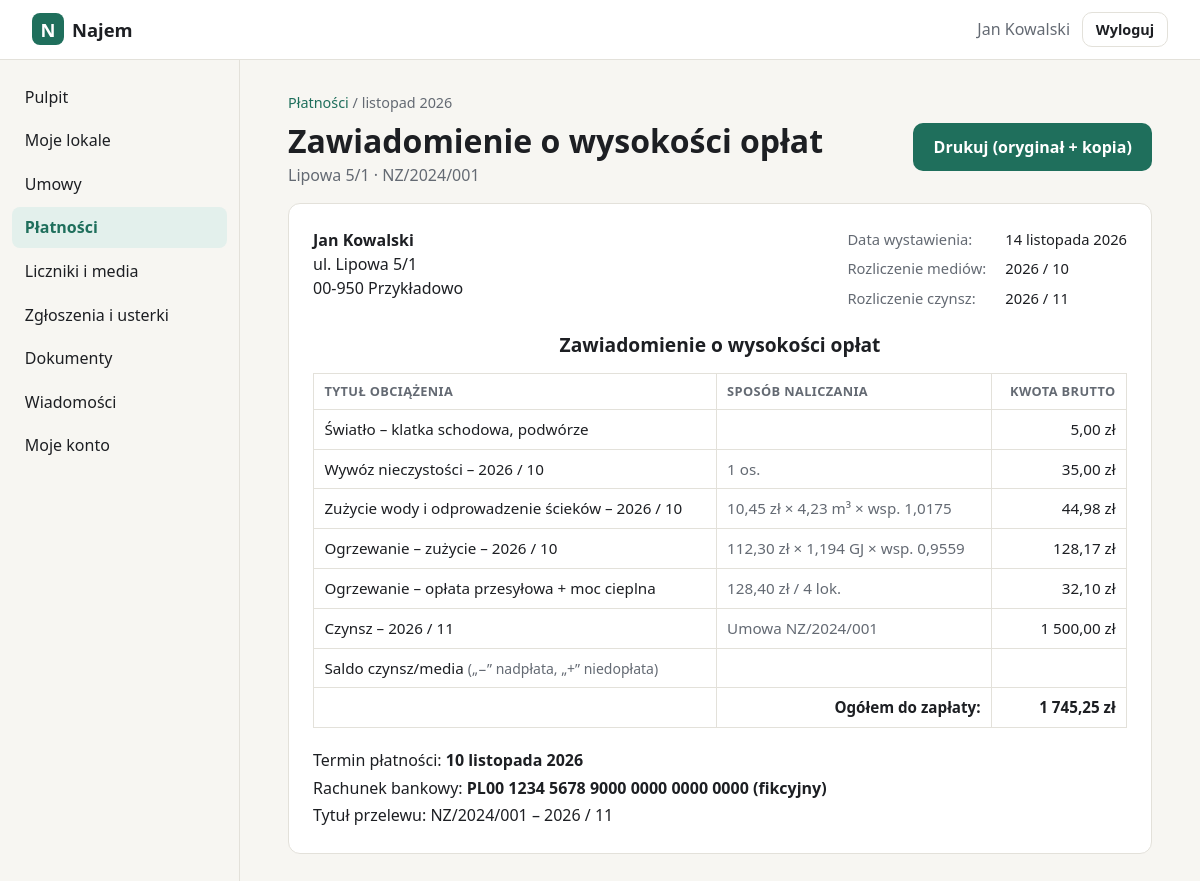
The app's page /panel/platnosci/22 (signed in) with its own data.
### tables this page shows
CREATE TABLE users (
    id            INTEGER PRIMARY KEY AUTOINCREMENT,
    login         TEXT NOT NULL UNIQUE COLLATE NOCASE,
    password_hash TEXT NOT NULL,
    full_name     TEXT,
    role          TEXT NOT NULL DEFAULT 'klient',
    created_at    TEXT NOT NULL DEFAULT (datetime('now')),
    last_login_at TEXT
, email TEXT, telefon TEXT, aktywny INTEGER NOT NULL DEFAULT 1);

CREATE TABLE naliczenia (
    id               INTEGER PRIMARY KEY AUTOINCREMENT,
    umowa_id         INTEGER NOT NULL REFERENCES umowy(id),
    okres_czynsz     TEXT NOT NULL,
    okres_media      TEXT NOT NULL,
    data_wystawienia TEXT NOT NULL,
    termin           TEXT,
    suma_pozycji     INTEGER NOT NULL,
    saldo            INTEGER NOT NULL DEFAULT 0,   -- + niedopłata, − nadpłata
    do_zaplaty       INTEGER NOT NULL,
    created_at       TEXT NOT NULL DEFAULT (datetime('now')),
    UNIQUE (umowa_id, okres_czynsz)
);

CREATE TABLE lokale (
    id          INTEGER PRIMARY KEY AUTOINCREMENT,
    nazwa       TEXT NOT NULL,
    ulica       TEXT NOT NULL,          -- ulica z numerem budynku
    nr_lokalu   TEXT,
    kod         TEXT NOT NULL,
    miasto      TEXT NOT NULL,
    rodzaj      TEXT NOT NULL DEFAULT 'mieszkanie',
    powierzchnia REAL,                  -- m²
    pokoje      INTEGER,
    pietro      TEXT,
    opis        TEXT,
    wyposazenie TEXT,                   -- pozycje rozdzielone nową linią
    created_at  TEXT NOT NULL DEFAULT (datetime('now'))
, nr_wodomierza TEXT, nr_cieplomierza TEXT, budynek_id INTEGER REFERENCES budynki(id));

CREATE TABLE umowy (
    id                INTEGER PRIMARY KEY AUTOINCREMENT,
    numer             TEXT NOT NULL UNIQUE,
    lokal_id          INTEGER NOT NULL REFERENCES lokale(id),
    najemca_id        INTEGER NOT NULL REFERENCES users(id),
    rodzaj            TEXT NOT NULL DEFAULT 'najem okazjonalny',
    data_zawarcia     TEXT NOT NULL,
    data_od           TEXT NOT NULL,
    data_do           TEXT,             -- NULL = czas nieokreślony
    czynsz            INTEGER NOT NULL,
    oplaty            INTEGER NOT NULL DEFAULT 0,  -- opłaty eksploatacyjne / zaliczki
    kaucja            INTEGER NOT NULL DEFAULT 0,
    dzien_platnosci   INTEGER NOT NULL DEFAULT 10,
    wypowiedzenie     TEXT,             -- np. '1 miesiąc'
    rozwiazana_dnia   TEXT,             -- wcześniejsze zakończenie
    uwagi             TEXT,
    created_at        TEXT NOT NULL DEFAULT (datetime('now'))
, liczba_osob INTEGER NOT NULL DEFAULT 1);

CREATE TABLE naliczenia_pozycje (
    id            INTEGER PRIMARY KEY AUTOINCREMENT,
    naliczenie_id INTEGER NOT NULL REFERENCES naliczenia(id) ON DELETE CASCADE,
    lp            INTEGER NOT NULL,
    tytul         TEXT NOT NULL,
    sposob        TEXT,
    kwota         INTEGER NOT NULL
);

CREATE TABLE ustawienia (
    klucz   TEXT PRIMARY KEY,
    wartosc TEXT
);

### rozliczenia.py (the view)
@app.get("/panel/platnosci/<int:nid>")
@login_required
def platnosc(nid):
    n, u, poz = zawiadomienie_dane(nid)
    if u["najemca_id"] != g.user["id"]:
        abort(404)
    return render_template("zawiadomienie.html", base_tpl="panel.html", active="platnosci",
                           u=u, n=n, pozycje=poz, uwagi=[], podglad=False, rachunek=rachunek_umowy(u),
                           wstecz=url_for("platnosci"))

### app.py (called while the page is built)
def get_db() -> sqlite3.Connection:
    if "db" not in g:
        g.db = sqlite3.connect(DB_PATH)
        g.db.row_factory = sqlite3.Row
        g.db.execute("PRAGMA foreign_keys = ON")
    return g.db

def csrf_token() -> str:
    if "_csrf" not in session:
        session["_csrf"] = secrets.token_urlsafe(32)
    return session["_csrf"]

def static_v(filename):
    try:
        v = int((BASE / "static" / filename).stat().st_mtime)
    except OSError:
        v = 0
    return url_for("static", filename=filename, v=v)

def login_required(view):
    @wraps(view)
    def wrapped(*a, **kw):
        if g.user is None:
            return redirect(url_for("login", next=request.path))
        if g.user["role"] == "zarzadca":
            return redirect(url_for("zarzadca.pulpit"))
        return view(*a, **kw)
    return wrapped

@app.before_request
def load_user():
    g.user = None
    uid = session.get("user_id")
    if uid:
        g.user = get_db().execute(
            "SELECT id, login, full_name, role FROM users WHERE id=? AND aktywny=1", (uid,)
        ).fetchone()
        if g.user is None:
            session.clear()

@app.context_processor
def inject():
    return {"menu": MENU, "user": g.get("user")}

@app.template_filter("zl")
def fmt_zl(grosze):
    if grosze is None:
        return "—"
    zl, gr = divmod(int(grosze), 100)
    return f"{zl:,}".replace(",", " ") + f",{gr:02d} zł"

@app.template_filter("data")
def fmt_data(iso):
    if not iso:
        return "—"
    d = date.fromisoformat(iso[:10])
    return f"{d.day} {MIESIACE[d.month - 1]} {d.year}"

### pomiary.py (called while the page is built)
@app.context_processor
def _ctx_najemca():
    if request.endpoint != "media" or g.get("user") is None:
        return {}
    od, do = nastepne_okno()
    return {"lokale_odczyt": lokale_najemcy(g.user["id"]), "moje_pomiary": moje_pomiary(g.user["id"]),
            "dzis": date.today().isoformat(), "okno_od": od.isoformat(), "okno_do": do.isoformat(),
            "w_oknie_dzis": od <= date.today() <= do}

### rozliczenia.py (called while the page is built)
@app.template_filter("okres")
def fmt_okres(o):
    if not o:
        return "—"
    return f"{MIESIACE_M[int(o[5:7]) - 1]} {o[:4]}"

def krotko(o):
    return f"{o[:4]} / {o[5:7]}"

@app.context_processor
def _ctx_dzis():
    return {"today": date.today().isoformat()}

def budynek(bid):
    return None if bid is None else get_db().execute("SELECT * FROM budynki WHERE id=?", (bid,)).fetchone()

def rachunek_umowy(u):
    return stawki(budynek_lokalu(u["lokal_id"]))["rachunek"]

### templates/zawiadomienie.html (shortened to what this page needs)
{% extends base_tpl %}
{% from "admin/_form.html" import csrf, delete_button %}
{% from "_kwit.html" import kartka %}
{% block content %}
<nav class="crumbs no-print"><a href="{{ wstecz }}">{{ 'Rozliczenia' if base_tpl.startswith('admin') else 'Płatności' }}</a> / {{ n.okres_czynsz|okres }}</nav>
<div class="page-head no-print">
  <div>
    <h1>{% if podglad %}Podgląd zawiadomienia{% else %}Zawiadomienie o wysokości opłat{% endif %}</h1>
    <p class="muted">{{ u.lokal_nazwa }} · {{ u.numer }}</p>
  </div>
  <div class="actions">
    {% if podglad %}
      <form method="post" action="{{ url_for('zarzadca.rozliczenia_wystaw') }}" class="inline">
        {{ csrf() }}<input type="hidden" name="okres" value="{{ n.okres_czynsz }}"><input type="hidden" name="umowa_id" value="{{ u.id }}">
        <button class="btn btn-primary" type="submit">Wystaw</button>
      </form>
    {% else %}
      <button class="btn btn-primary" type="button" onclick="window.print()">Drukuj (oryginał + kopia)</button>
    {% endif %}
  </div>
</div>
{{ kartka(u, n, pozycje, rachunek, podglad) }}
{% endblock %}

### templates/panel.html (shortened to what this page needs)
{% extends "base.html" %}
{% block body_class %}app-page{% endblock %}
{% block body %}
<header class="appbar">
  <a class="brand" href="{% block home_url %}{{ url_for('panel') }}{% endblock %}"><span class="logo">N</span> Najem{% block brand_suffix %}{% endblock %}</a>
  <div class="who">
    <span class="muted">{{ user.full_name or user.login }}</span>
    <form method="post" action="{{ url_for('logout') }}">
      <button class="btn btn-ghost btn-sm" type="submit">Wyloguj</button>
    </form>
  </div>
</header>
<div class="layout">
  <nav class="sidebar" aria-label="Menu główne">
    <ul>
    {% block nav %}
    {% for key, label, _ in menu %}
      <li><a href="{{ url_for('section', key=key) }}" {% if key == active %}aria-current="page"{% endif %}>{{ label }}</a></li>
    {% endfor %}
    {% endblock %}
    </ul>
  </nav>
  <main class="content">
    {% block content %}{% endblock %}
  </main>
</div>
{% endblock %}

### templates/_kwit.html (shortened to what this page needs)
{% macro kwit(u, n, pozycje, rachunek, podglad=False, egz='') -%}
<article class="notice{% if egz == 'Kopia' %} notice-copy print-only{% endif %}">
  <header class="notice-head">
    <div>
      <strong>{{ u.najemca_nazwa or u.najemca_login }}</strong><br>
      {{ u.ulica }}{% if u.nr_lokalu %}/{{ u.nr_lokalu }}{% endif %}<br>
      {{ u.kod }} {{ u.miasto }}
    </div>
    <dl class="kv notice-meta">
      <dt>{{ 'Data podglądu' if podglad else 'Data wystawienia' }}:</dt><dd>{{ (n.data_wystawienia if not podglad else today)|data }}</dd>
      <dt>Rozliczenie mediów:</dt><dd>{{ krotko(n.okres_media) }}</dd>
      <dt>Rozliczenie czynsz:</dt><dd>{{ krotko(n.okres_czynsz) }}</dd>
    </dl>
  </header>
  <h2 class="notice-title">Zawiadomienie o wysokości opłat</h2>
  <table class="notice-table">
    <thead><tr><th>Tytuł obciążenia</th><th>Sposób naliczania</th><th class="num">Kwota brutto</th></tr></thead>
    <tbody>
      {% for p in pozycje %}
      <tr><td>{{ p.tytul }}</td><td class="muted">{{ p.sposob or '' }}</td><td class="num">{{ p.kwota|zl }}</td></tr>
      {% endfor %}
      <tr><td>Saldo czynsz/media <span class="muted small">(„−” nadpłata, „+” niedopłata)</span></td><td></td>
          <td class="num">{{ n.saldo|zl if n.saldo else '' }}</td></tr>
    </tbody>
    <tfoot><tr><td></td><th>Ogółem do zapłaty:</th><td class="num"><strong>{{ n.do_zaplaty|zl }}</strong></td></tr></tfoot>
  </table>
  <p class="notice-foot">
    {% if n.termin %}Termin płatności: <strong>{{ n.termin|data }}</strong><br>{% endif %}
    {% if rachunek %}Rachunek bankowy: <strong>{{ rachunek }}</strong><br>{% endif %}
    Tytuł przelewu: {{ u.numer }} – {{ krotko(n.okres_czynsz) }}
  </p>
</article>
{%- endmacro %}
{% macro kartka(u, n, pozycje, rachunek, podglad=False) -%}
<div class="sheet">
  {{ kwit(u, n, pozycje, rachunek, podglad, 'Oryginał') }}
</div>
{%- endmacro %}

### static/style.css (style rules this page uses)
:root { --bg: #f7f6f2; --surface: #ffffff; --text: #1d1f23; --muted: #646a73; --line: #e3e1da; --accent: #1f6f5c; --accent-ink: #ffffff; --accent-soft: #e3f0ec; --danger: #b3261e; --danger-soft: #fbe9e7; --radius: 12px; color-scheme: light; }
* { box-sizing: border-box; }
html, body { margin: 0; }
body { background: var(--bg); color: var(--text); font: 16px/1.5 system-ui, -apple-system, "Segoe UI", Roboto, sans-serif; min-height: 100vh; }
a { color: var(--accent); }
h1 { line-height: 1.15; margin: 0 0 .4em; }
.muted { color: var(--muted); }
.small { font-size: .875rem; }
.brand { display: inline-flex; align-items: center; gap: .5rem; font-weight: 700; font-size: 1.15rem; color: var(--text); text-decoration: none; }
.logo { display: inline-grid; place-items: center; width: 2rem; height: 2rem; border-radius: 8px; background: var(--accent); color: var(--accent-ink); font-weight: 800; }
.btn { display: inline-block; border: 1px solid transparent; border-radius: 10px; padding: .7rem 1.2rem; font: inherit; font-weight: 600; text-decoration: none; cursor: pointer; }
.btn-primary { background: var(--accent); color: var(--accent-ink); }
.btn-ghost { background: transparent; color: var(--text); border-color: var(--line); }
.btn-sm { padding: .35rem .8rem; font-size: .9rem; }
.appbar { position: sticky; top: 0; z-index: 10; display: flex; align-items: center; gap: 1rem; padding: .75rem clamp(16px, 3vw, 32px); background: var(--surface); border-bottom: 1px solid var(--line); }
.appbar .who { margin-left: auto; display: flex; align-items: center; gap: .75rem; }
.appbar form { margin: 0; }
.layout { display: grid; grid-template-columns: 240px 1fr; min-height: calc(100vh - 58px); }
.sidebar { border-right: 1px solid var(--line); padding: 1rem .75rem; }
.sidebar ul { list-style: none; margin: 0; padding: 0; display: flex; flex-direction: column; gap: 2px; }
.sidebar a { display: block; padding: .55rem .8rem; border-radius: 8px; color: var(--text); text-decoration: none; }
.sidebar a[aria-current=page] { background: var(--accent-soft); color: var(--accent); font-weight: 600; }
.content { padding: 2rem clamp(16px, 4vw, 48px); max-width: 960px; }
:root { --ok: #1f7a4d; --ok-soft: #e1f3e9; --warn: #8a5a00; --warn-soft: #fdf1d8; --info: #2457a6; --info-soft: #e4ecfa; --off: #6b7079; --off-soft: #ececea; }
.content h1 { font-size: clamp(1.5rem, 3vw, 2rem); }
.content h2 { font-size: 1.1rem; margin: 0 0 .8rem; }
.crumbs { font-size: .9rem; color: var(--muted); margin-bottom: .6rem; }
.crumbs a { text-decoration: none; }
.kv { display: grid; grid-template-columns: max-content 1fr; gap: .45rem 1.2rem; margin: 0; }
.kv dt { color: var(--muted); }
.kv dd { margin: 0; }
.num { text-align: right; font-variant-numeric: tabular-nums; white-space: nowrap; }
.page-head { display: flex; justify-content: space-between; align-items: flex-start; gap: 1rem; flex-wrap: wrap; }
.page-head h1 { margin-bottom: .2rem; }
.page-head p { margin: 0; }
.actions { display: flex; gap: .5rem; flex-wrap: wrap; }
.notice { background: var(--surface); border: 1px solid var(--line); border-radius: var(--radius); padding: 1.5rem; margin-top: 1rem; }
.notice-head { display: flex; justify-content: space-between; gap: 1rem 2rem; flex-wrap: wrap; }
.notice-meta { font-size: .92rem; }
.content .notice-title { text-align: center; font-size: 1.2rem; margin: 1.4rem 0 .8rem; }
.notice-table { width: 100%; border-collapse: collapse; font-size: .95rem; }
.notice-table th, .notice-table td { border: 1px solid var(--line); padding: .5rem .65rem; text-align: left; vertical-align: top; }
.notice-table thead th { font-size: .8rem; text-transform: uppercase; letter-spacing: .03em; color: var(--muted); }
.notice-table .num { text-align: right; }
.notice-table tfoot th { text-align: right; }
.notice-foot { margin: 1.2rem 0 0; line-height: 1.7; }

### records on screen
users: full_name "Jan Kowalski"
naliczenia: okres_czynsz|okres "listopad 2026", data_wystawienia "14 listopada 2026", okres_media "2026 / 10", okres_czynsz "2026 / 11", do_zaplaty|zl "1 745,25 zł", termin|data "10 listopada 2026"
lokale: lokal_nazwa "Lipowa 5/1", ulica "ul. Lipowa 5", nr_lokalu "1", kod "00-950", miasto "Przykładowo"
umowy: numer "NZ/2024/001"
naliczenia_pozycje: tytul "Światło – klatka schodowa, podwórze", kwota|zl "5,00 zł"
naliczenia_pozycje: tytul "Wywóz nieczystości – 2026 / 10", sposob "1 os.", kwota|zl "35,00 zł"
naliczenia_pozycje: tytul "Zużycie wody i odprowadzenie ścieków – 2026 / 10", sposob "10,45 zł × 4,23 m³ × wsp. 1,0175", kwota|zl "44,98 zł"
naliczenia_pozycje: tytul "Ogrzewanie – zużycie – 2026 / 10", sposob "112,30 zł × 1,194 GJ × wsp. 0,9559", kwota|zl "128,17 zł"
naliczenia_pozycje: tytul "Ogrzewanie – opłata przesyłowa + moc cieplna", sposob "128,40 zł / 4 lok.", kwota|zl "32,10 zł"
naliczenia_pozycje: tytul "Czynsz – 2026 / 11", sposob "Umowa NZ/2024/001", kwota|zl "1 500,00 zł"
ustawienia: wartosc "PL00 1234 5678 9000 0000 0000 0000 (fikcyjny)"

### other values on screen
{{ label }} "Pulpit" "Moje lokale" "Umowy" "Płatności" "Liczniki i media" "Zgłoszenia i usterki" "Dokumenty" "Wiadomości" "Moje konto"
{{ 'Rozliczenia' if base_tpl.startswith('admin') else 'Płatności' }} "Płatności"
{{ 'Data podglądu' if podglad else 'Data wystawienia' }} "Data wystawienia"
